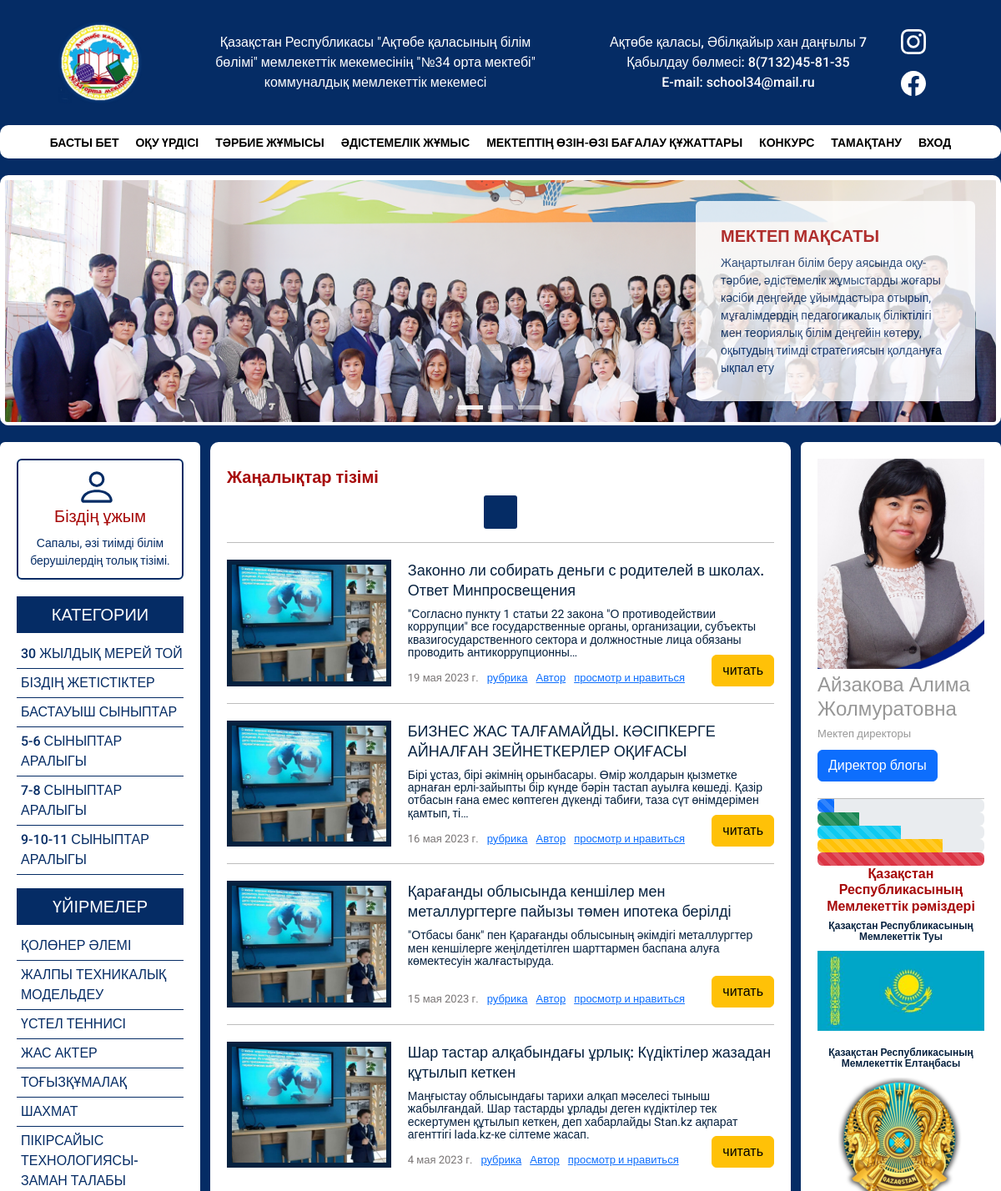
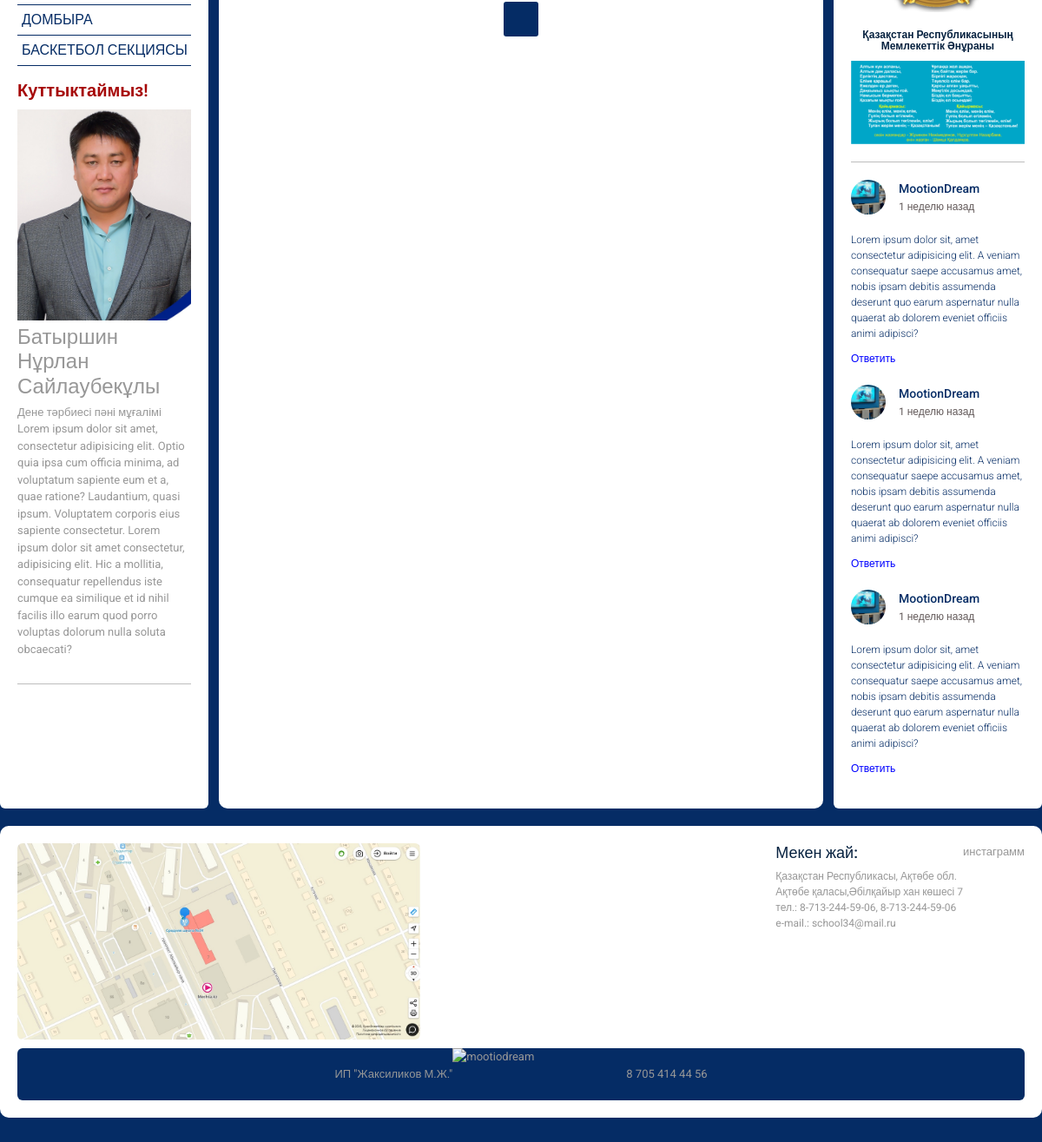
Page /news/ on the committed database (2 pictures, top to bottom).
### news/models.py (models this page shows, shortened)
class Articles(models.Model):
    title = models.CharField('Название', max_length=150)
    anons = models.CharField('Анонс', max_length=250)
    Full_text = models.TextField('Содержание')
    data = models.DateField('Дата публикаций')
    class Meta:
        verbose_name = 'Новость'
        verbose_name_plural = 'Новости'

### news/views.py (the view)
# urls.py: path('', views.news_home, name='news_home'),
def news_home(request):
    news = Articles.objects.order_by('-data')
    return render(request, 'news/news_home.html', {'news': news})

### news/Templates/news/news_home.html (shortened to what this page needs)
{% extends 'main/layout.html' %}
{% load static %}
{% block content %}
<h2>Жаңалықтар тізімі</h2>
{% include 'news/pagination.html' %}
	{% if news %}
	{% for el in news %}
		<article class="news">
				<div class="news__preview">
					<a href="{% url 'news_detailview' el.id %}">
						<img class="news__img" src="{% static 'main/img/2.jpg' %}" alt="">
					</a>
				</div>
				<div class="news__content">
					<h2 class="news__title">
						<a class="news__title-link" href="{% url 'news_detailview' el.id %}">{{ el.title}}</a>
					</h2>
					<p class="news__description">{{ el.anons|truncatechars:200  }}</p>
					<div class="news__footer">
						<ul class="news__data">
							<li class="news__data-item">
								<time datetime="2022-11-10 10:02">{{ el.data }}</time>
							</li>
							<li class="news__data-item">
								<a class="news__data-link" href="#">рубрика</a>
							</li>
							<li class="news__data-item">
								<a class="news__data-link" href="#">Автор</a>
							</li>
							<li class="news__data-item">
								<a class="news__data-link" href="#">просмотр и нравиться</a>
							</li>
						</ul>
						<a class="news_read btn btn-warning" href="{% url 'news_detailview' el.id %}">читать</a>
					</div>
				</div>
		</article>
	{% endfor %}
	{% else %}
		<p>У Вас нет записи!</p>
	{% endif %}
	{% include 'news/pagination.html' %}
{% endblock %}

### main/Templates/main/layout.html (shortened to what this page needs)
{% load static %}
<!DOCTYPE html>
<html lang="ru">
<head>
	<link rel="stylesheet" href="https://cdn.jsdelivr.net/npm/bootstrap@5.2.3/dist/css/bootstrap.min.css">
	<link rel="stylesheet" href="{% static 'main/css/style.css' %}">
	<link rel="stylesheet" href="{% static 'main/css/slider.css' %}">
</head>
<body>
	{% include 'main/include/header.html' %}
	{% include 'main/include/navi.html' %}
	{% include 'main/include/slider.html' %}
	<main>
		{% include 'main/include/sidebar.html' %}
		<div class="container">
	{% block content %}
	{% endblock %}
		</div>
		<aside>
			{% include 'main/include/aside.html' %}
		</aside>
	</main>
	<footer>
		{% include 'main/include/footer.html' %}
	</footer>
</body>
</html>

### main/Templates/main/include/header.html (shortened to what this page needs)
{% load static %}
<div class="header">
    <div class="header__left">
        <img class="header__logo" src="{% static 'main/img/logo.png' %}" alt="My image">
    </div>
    <div class="header__center">Қазақстан Республикасы "Ақтөбе қаласының білім бөлімі" мемлекеттік мекемесінің "№34 орта мектебі" коммуналдық мемлекеттік мекемесі
    </div>
    <div class="header__right">
        <ul class="adress">
            <li>Ақтөбе қаласы, Әбілқайыр хан даңғылы 7</li>
            <li>Қабылдау бөлмесі: 8(7132)45-81-35</li>
            <li>E-mail: school34@mail.ru</li>
        </ul>
    </div>
    <div class="social">
    </div>
</div>

### main/Templates/main/include/navi.html
<div class="nav">
	<ul class="nav__list">
		<li class="nav__item "><a class="nav__link" href="{% url 'home' %}">басты бет</a></li>
		<li class="nav__item"><a class="nav__link" href="pages/style-demo.html">Оқу үрдісі</a></li>
		<li class="nav__item"><a class="nav__link" href="pages/full-width.html">тәрбие жұмысы</a></li>
		<li class="nav__item"><a class="nav__link" href="pages/3-columns.html">әдістемелік жұмыс</a></li>
		<li class="nav__item"><a class="nav__link" href="pages/portfolio.html">мектептің өзін-өзі бағалау құжаттары</a></li>
		<li class="nav__item"><a class="nav__link" href="#">конкурс</a></li>
		<li class="nav__item"><a class="nav__link" href="#">тамақтану</a></li>
		<li class="nav__item"><a class="nav__link" href="{% url 'Adm_home' %}">вход</a></li>
	</ul>
</div>

### main/Templates/main/include/slider.html (shortened to what this page needs)
{% load static %}
<div class="slider">
  <div class="itc-slider" data-slider="itc-slider" data-loop="true" data-autoplay="true" data-interval="5000">
	  <div class="itc-slider-wrapper">
	    <div class="itc-slider-items">
	      <div class="itc-slider-item">
	        <img src="{% static 'main/img/i1.png' %}" alt="">
	      </div>
	    </div>
	  </div>
	   <ol class="itc-slider-indicators">
    <li class="itc-slider-indicator" data-slide-to="0"></li>
    <li class="itc-slider-indicator" data-slide-to="1"></li>
    <li class="itc-slider-indicator" data-slide-to="2"></li>
  </ol>
  <div class="slider__text">
    <h2>МЕКТЕП МАҚСАТЫ</h2>
    <p>Жаңартылған білім беру аясында оқу-тәрбие, әдістемелік жұмыстарды жоғары кәсіби деңгейде ұйымдастыра отырып, мұғалімдердің педагогикалық біліктілігі мен теориялық білім деңгейін көтеру, оқытудың тиімді стратегиясын қолдануға ықпал ету
    </p>
  </div>
</div>
    </div>

### main/Templates/main/include/sidebar.html (shortened to what this page needs)
{% load static %}
<div class="sidebar">
    <div class="inner__content">
        <div class="person_content">
            <h4 class="person_title">Біздің ұжым</h4>
            <div class="person_text">Сапалы, әзі тиімді білім берушілердің толық тізімі.</div>
        </div>
        <div class="category__group">
            <div class="category__title">
                <h3>КАТЕГОРИИ</h3>
            </div>
            <ul class="group">
                <li><a href="#">30 жылдық мерей той</a></li>
                <li><a href="#">БІЗДІҢ ЖЕТІСТІКТЕР</a></li>
                <li><a href="#">БАСТАУЫШ СЫНЫПТАР</a></li>
                <li><a href="#">5-6 сыныптар аралыгы</a></li>
                <li><a href="#">7-8 сыныптар аралыгы</a></li>
                <li><a href="#">9-10-11 сыныптар аралыгы</a></li>
            </ul>
        </div>
        <div class="category__group">
            <div class="category__title">
                <h3>ҮЙІРМЕЛЕР</h3>
            </div>
            <ul class="group">
                <li><a href="#">Қолөнер әлемі</a></li>
                <li><a href="#">Жалпы техникалық модельдеу</a></li>
                <li><a href="#">Үстел теннисі</a></li>
                <li><a href="#">Жас актер</a></li>
                <li><a href="#">Тоғызқұмалақ</a></li>
                <li><a href="#">Шахмат</a></li>
                <li><a href="#">Пікірсайыс технологиясы-заман талабы</a></li>
                <li><a href="#">Домбыра</a></li>
                <li><a href="#">Баскетбол секциясы</a></li>
            </ul>
        </div>
<h2>Куттыктаймыз!</h2>
<div class="profile">
    <img class="profile__photo" src="{% static 'main/img/team/14.jpg' %}" alt="">
    <div class="profile__content">
        <h4 class="profile__name">Батыршин Нұрлан Сайлаубекұлы</h4>
        <div class="profile__profession">Дене тәрбиесі пәні мұғалімі</div>
        <div class="profile__text">Lorem ipsum dolor sit amet, consectetur adipisicing elit.
            Optio quia ipsa cum officia minima, ad voluptatum sapiente eum et a, quae ratione?
            Laudantium, quasi ipsum. Voluptatem corporis eius sapiente consectetur.
            Lorem ipsum dolor sit amet consectetur, adipisicing elit. Hic a mollitia,
            consequatur repellendus iste cumque ea similique et id nihil facilis illo
            earum quod porro voluptas dolorum nulla soluta obcaecati?</div>
    </div>
</div>
    </div>
</div>

### news/Templates/news/pagination.html (shortened to what this page needs)
{% load static %}
<ul class="pagination">
     <li class="pagination__item">
         <a class="pagination__link" href="{{ page.paginator.num_pages }}">{{ page.number }}</a>
     </li>
 </ul>

### main/Templates/main/include/aside.html (shortened to what this page needs)
{% load static %}
<div class="inner__right">
    <div class="inner__content">
        <div class="profile">
            <img class="profile__photo" src="{% static 'main/img/team/director.png' %}" alt="">
            <div class="profile__content">
                <h4 class="profile__name">Айзакова Алима Жолмуратовна</h4>
                <div class="profile__profession">Мектеп директоры</div>
            </div>
            <button type="button" class="btn btn-primary">Директор блогы</button>
        </div>
        <div class="progress">
            <div class="progress-bar progress-bar-striped" role="progressbar" style="width: 10%" aria-valuenow="10" aria-valuemin="0" aria-valuemax="100"></div>
          </div>
          <div class="progress">
            <div class="progress-bar progress-bar-striped bg-success" role="progressbar" style="width: 25%" aria-valuenow="25" aria-valuemin="0" aria-valuemax="100"></div>
          </div>
          <div class="progress">
            <div class="progress-bar progress-bar-striped bg-info" role="progressbar" style="width: 50%" aria-valuenow="50" aria-valuemin="0" aria-valuemax="100"></div>
          </div>
          <div class="progress">
            <div class="progress-bar progress-bar-striped bg-warning" role="progressbar" style="width: 75%" aria-valuenow="75" aria-valuemin="0" aria-valuemax="100"></div>
          </div>
          <div class="progress">
            <div class="progress-bar progress-bar-striped bg-danger" role="progressbar" style="width: 100%" aria-valuenow="100" aria-valuemin="0" aria-valuemax="100"></div>
          </div>
        <div class="symbols">
            <h3>Қазақстан Республикасының Мемлекеттік рәміздері</h3>
            <div class="symbols__item">
                <div class="symbols__title">Қазақстан Республикасының Мемлекеттік Туы</div>
                <img class="symbols__img"src="{% static 'main/img/flag.jpg' %}" alt="">
            </div>
            <div class="symbols__item">
                <div class="symbols__title">Қазақстан Республикасының Мемлекеттік Елтаңбасы</div>
                <img class="symbols__img symbols__img--size"src="{% static 'main/img/gerb.png' %}" alt="">
            </div>
            <div class="symbols__item">
                <div class="symbols__title">Қазақстан Республикасының Мемлекеттік Әнұраны</div>
                <img class="symbols__img"src="{% static 'main/img/gimn.png' %}" alt="">
            </div>
        </div>
    </div>
</div>
    <ul class="comments">
        <li class="comments__item">
            <div class="comments__header">
                <img src="{% static 'main/img/2.jpg' %}" alt="" class="commenta__avatar">
                <div class="comments__author">
                    <div class="comments__name">MootionDream</div>
                    <time class="comments__pubdate" datatime="2022-11-25 15:35"> 1 неделю назад</time>
                </div>
            </div>
            <div class="comments__text">Lorem ipsum dolor sit, amet consectetur adipisicing elit. A veniam consequatur saepe accusamus amet, nobis ipsam debitis assumenda deserunt quo earum aspernatur nulla quaerat ab dolorem eveniet officiis animi adipisci?</div>
            <button class="comments__reply">Ответить</button>
            <ul class="comments">
                <li class="comments__item">
                    <div class="comments__header">
                        <img src="{% static 'main/img/2.jpg' %}" alt="" class="commenta__avatar">
                        <div class="comments__author">
                            <div class="comments__name">MootionDream</div>
                            <time class="comments__pubdate" datatime="2022-11-25 15:35"> 1 неделю назад</time>
                        </div>
                    </div>
                    <div class="comments__text">Lorem ipsum dolor sit, amet consectetur adipisicing elit. A veniam consequatur saepe accusamus amet, nobis ipsam debitis assumenda deserunt quo earum aspernatur nulla quaerat ab dolorem eveniet officiis animi adipisci?</div>
                    <button class="comments__reply" type="button">Ответить</button>
                </li>
            </ul>
            <ul class="comments">
                <li class="comments__item">
                    <div class="comments__header">
                        <img src="{% static 'main/img/2.jpg' %}" alt="" class="commenta__avatar">
                        <div class="comments__author">
                            <div class="comments__name">MootionDream</div>
                            <time class="comments__pubdate" datatime="2022-11-25 15:35"> 1 неделю назад</time>
                        </div>
                    </div>
                    <div class="comments__text">Lorem ipsum dolor sit, amet consectetur adipisicing elit. A veniam consequatur saepe accusamus amet, nobis ipsam debitis assumenda deserunt quo earum aspernatur nulla quaerat ab dolorem eveniet officiis animi adipisci?</div>
                    <button class="comments__reply" type="button">Ответить</button>
                </li>
            </ul>
        </li>
    </ul>

### main/Templates/main/include/footer.html
{% load static %}
<div class="footer">
	<div class="footer__inner">
		<div class="footer__left">
			<img class="map" src="{% static 'main/img/dr.jpg' %}" alt="">
		</div>
		<div class="footer__right">
			<div class="footer__address">
				<h3 class="footer__title">Мекен жай:</h3>
				<ul >
					<li>Қазақстан Республикасы, Ақтөбе обл.</li>
					<li>Ақтөбе қаласы,Әбілқайыр хан көшесі 7</li>
					<li>тел.: 8-713-244-59-06, 8-713-244-59-06</li>
					<li>e-mail.: school34@mail.ru</li>
				</ul>
			</div>
			<div class="footer__social">инстаграмм</div>
			</div>
	</div>
	<div class="footer__created">
		<div class="created__inner">
			<div class="created__name">ИП "Жаксиликов М.Ж."</div>
			<img class="created__logo" src="img/logo_created.png" alt="mootiodream">
			<div class="created__address">8 705 414 44 56</div>
		</div>
	</div>
</div>

### main/static/main/css/slider.css (style rules this page uses)
.slider { display: block; width: 100%; height: 300px; margin: 20px 0; border-radius: 10px; border: 6px solid #fff; }
.itc-slider { height: auto; position: relative; }
.itc-slider-wrapper { overflow: hidden; background-color: #eee; }
.itc-slider-items { display: flex; transition: transform 0.5s ease; will-change: transform; }
.itc-slider-item { flex: 0 0 100%; user-select: none; will-change: transform; display: block; width: 100%; height: 18.1rem; border-radius: 3px; overflow: hidden; }
.itc-slider-item img { display: block; width: 100%; height: 100%; object-fit: cover; }
.itc-slider-indicators { position: absolute; right: 0; bottom: 0; left: 0; z-index: 15; display: flex; justify-content: center; margin: 0 15%; padding-left: 0; list-style: none; }
.itc-slider-indicator { flex: 0 1 auto; box-sizing: content-box; width: 30px; height: 5px; margin-right: 3px; margin-left: 3px; text-indent: -999px; background-color: rgb(255 255 255 / 50%); background-clip: padding-box; border-top: 15px solid transparent; border-bottom: 15px solid transparent; cursor: pointer; }
.itc-slider-indicator-active { background-color: rgb(255 255 255 / 90%); }
.slider__text { font-size: 14px; width: 335px; height: auto; color: #424141; background-color: #fff; opacity: 80%; padding: 30px; border-radius: 6px; position: absolute; right: 25px; top: 25px; bottom: 25px; z-index: 1; }

### rows in the picture
Articles: title "Законно ли собирать деньги с родителей в школах. Ответ Минпросвещения", anons "\"Согласно пункту 1 статьи 22 закона \"О противодействии коррупции\" все государственные органы, организации, субъекты квазигосударственного сектора и должностные лица обязаны проводить антикоррупционны…", data "19 мая 2023 г."
Articles: title "БИЗНЕС ЖАС ТАЛҒАМАЙДЫ. КӘСІПКЕРГЕ АЙНАЛҒАН ЗЕЙНЕТКЕРЛЕР ОҚИҒАСЫ", anons "Бірі ұстаз, бірі әкімнің орынбасары. Өмір жолдарын қызметке арнаған ерлі-зайыпты бір күнде бәрін тастап ауылға көшеді. Қазір отбасын ғана емес көптеген дүкенді табиғи, таза сүт өнімдерімен қамтып, ті…", data "16 мая 2023 г."
Articles: title "Қарағанды облысында кеншілер мен металлургтерге пайызы төмен ипотека берілді", anons "\"Отбасы банк\" пен Қарағанды облысының әкімдігі металлургтер мен кеншілерге жеңілдетілген шарттармен баспана алуға көмектесуін жалғастыруда.", data "15 мая 2023 г."
Articles: title "Шар тастар алқабындағы ұрлық: Күдіктілер жазадан құтылып кеткен", anons "Маңғыстау облысындағы тарихи алқап мәселесі тыныш жабылғандай. Шар тастарды ұрлады деген күдіктілер тек ескертумен құтылып кеткен, деп хабарлайды Stan.kz ақпарат агенттігі lada.kz-ке сілтеме жасап.", data "4 мая 2023 г."
